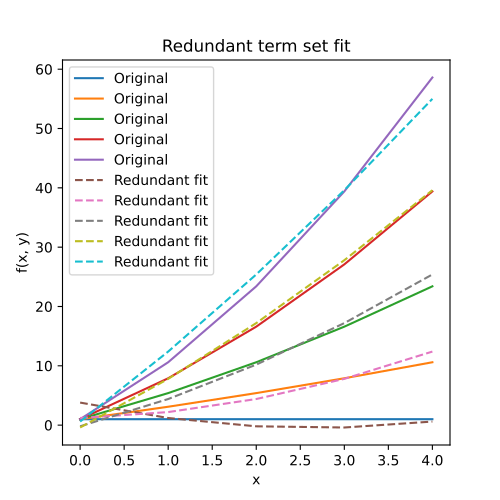

Here is the Python script that generated this plot:
import matplotlib.pyplot as plt
import numpy as np
from sofia_redux.toolkit.fitting.polynomial import Polyfit

y, x = np.mgrid[:5, :5]
z = 1 + (2 * x * y) + (0.1 * x ** 2 * y ** 2)
redundant_pfit = Polyfit(x, y, z, 2)

plt.figure(figsize=(5, 5))
plt.plot(z, label='Original')
plt.plot(redundant_pfit(x, y), '--', label="Redundant fit")
plt.xlabel('x')
plt.ylabel('f(x, y)')
plt.title("Redundant term set fit")
plt.legend()
